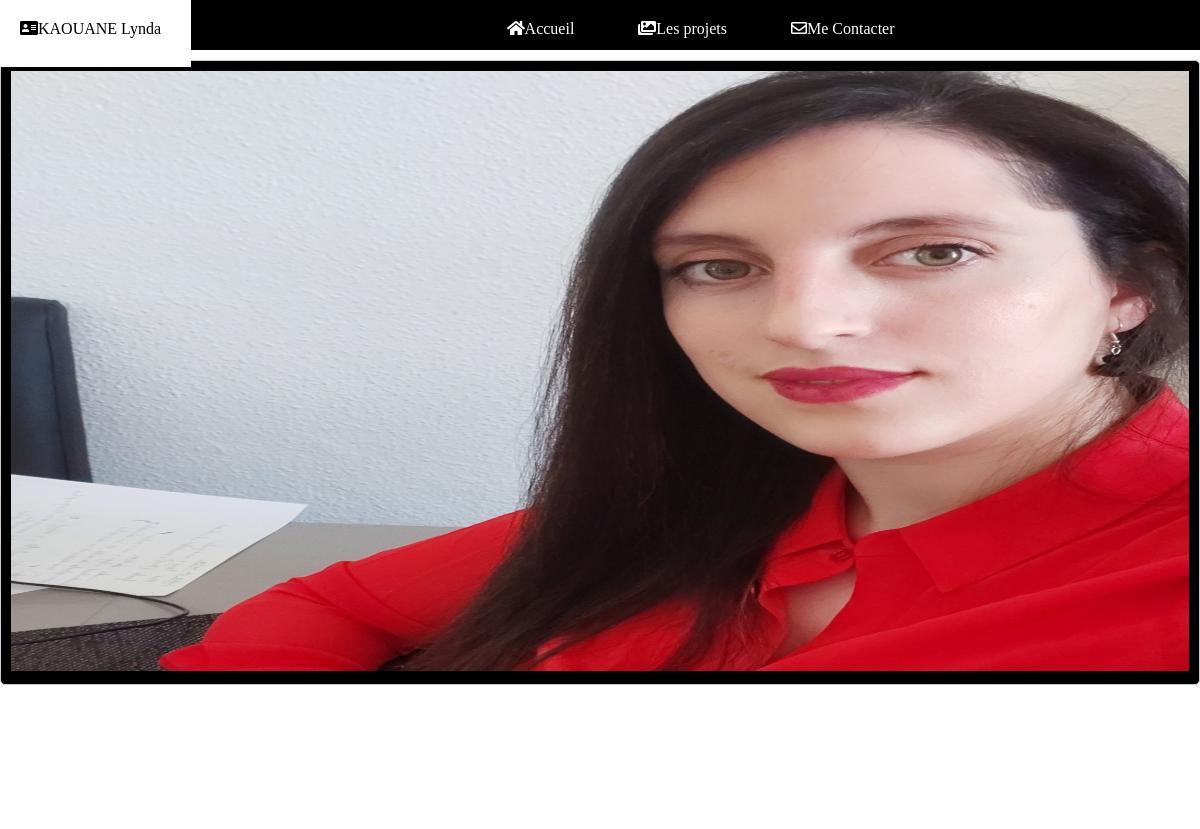
Before: / (upper part) with the older database file.
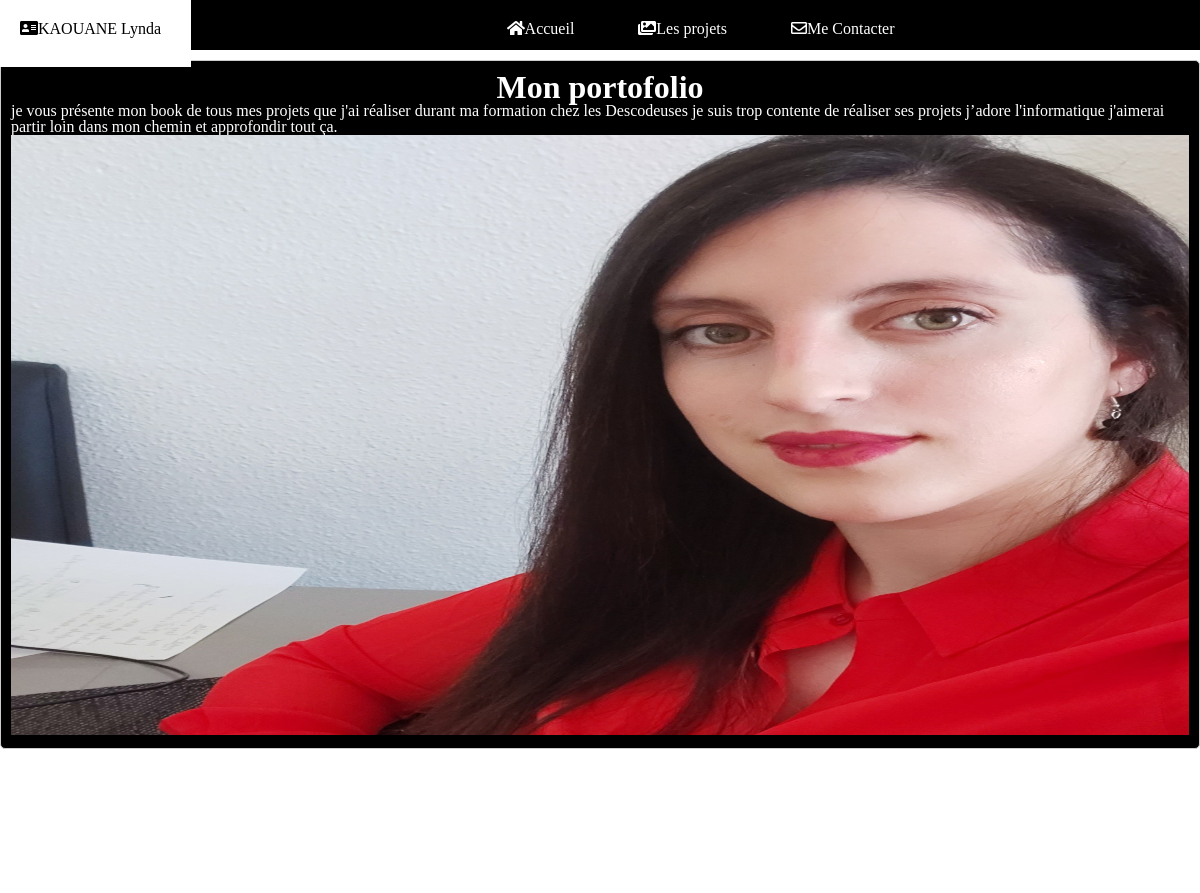
After: the same page with the newer database file.
### tables this page shows
CREATE TABLE IF NOT EXISTS `general` (
  `id_general` int(11) NOT NULL AUTO_INCREMENT,
  `iduu` varchar(150) NOT NULL,
  `valeur` text NOT NULL,
  PRIMARY KEY (`id_general`)
);

### index.php (called while the page is built, shortened)
<?php
include PATH_TEMPLATE  . "accueil.php";

### templates/accueil.php (the view, shortened to what this page needs)
<?php include  PATH_TEMPLATE  .   "include/head.php" ?>
  <?php include  PATH_TEMPLATE  ."include/header.php" ?>
  <div class="container-div">
   <h1><?php echo montrerValeur("TITRE_ACCUEIL")?></h1>
   <div class="texte">
     <div class="">
         <?php echo montrerValeur("TEXTE_ACCUEIL")?>
     </div>
     <div class="image_admin">
     <?php echo html_image("templates/images/accueil.jpg", "mini_image");?>
     </div>
   </div>
 </div>
      <br>
   <?php include  PATH_TEMPLATE  .  "include/footer.php" ?>

Changed rows visible on the page:
added general: valeur "Mon portofolio"
added general: valeur "je vous présente mon book de tous mes projets que j'ai réaliser durant ma formation chez les Descodeuses je suis trop contente de réaliser ses projets j’adore l'informatique j'aimerai partir loin dans mon chemin et approfondir tout ça."
